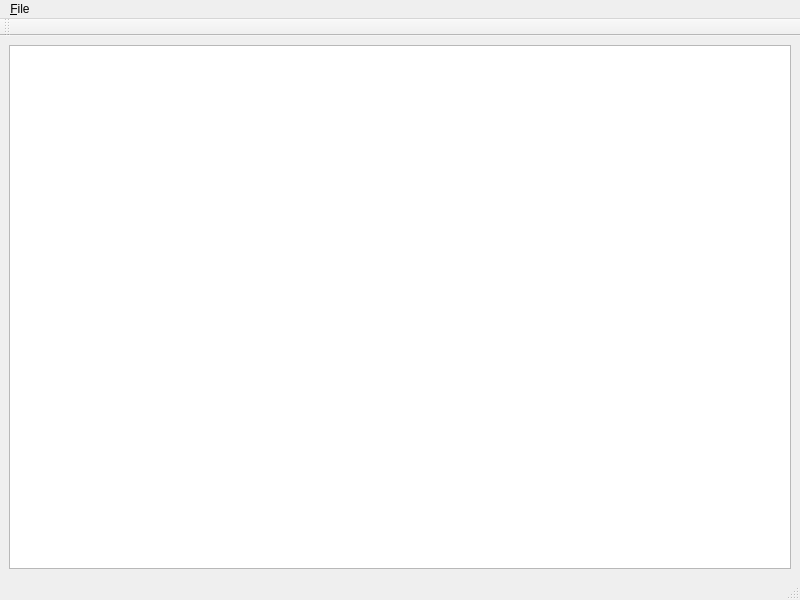
<?xml version="1.0" encoding="UTF-8"?>
<ui version="4.0">
 <class>MainWindow</class>
 <widget class="QMainWindow" name="MainWindow">
  <property name="geometry">
   <rect>
    <x>0</x>
    <y>0</y>
    <width>800</width>
    <height>600</height>
   </rect>
  </property>
  <property name="windowTitle">
   <string>MainWindow</string>
  </property>
  <widget class="QWidget" name="centralwidget">
   <layout class="QVBoxLayout" name="verticalLayout">
    <item>
     <widget class="QTextEdit" name="editor"/>
    </item>
   </layout>
  </widget>
  <widget class="QMenuBar" name="menubar">
   <property name="geometry">
    <rect>
     <x>0</x>
     <y>0</y>
     <width>800</width>
     <height>24</height>
    </rect>
   </property>
   <widget class="QMenu" name="menu_File">
    <property name="title">
     <string>&amp;File</string>
    </property>
    <addaction name="action_Open"/>
    <addaction name="action_Save"/>
   </widget>
   <addaction name="menu_File"/>
  </widget>
  <widget class="QStatusBar" name="statusbar"/>
  <widget class="QToolBar" name="toolBar">
   <property name="windowTitle">
    <string>toolBar</string>
   </property>
   <attribute name="toolBarArea">
    <enum>TopToolBarArea</enum>
   </attribute>
   <attribute name="toolBarBreak">
    <bool>false</bool>
   </attribute>
  </widget>
  <action name="action_Open">
   <property name="text">
    <string>&amp;Open</string>
   </property>
  </action>
  <action name="action_Save">
   <property name="text">
    <string>&amp;Save</string>
   </property>
  </action>
 </widget>
 <resources/>
 <connections/>
</ui>
